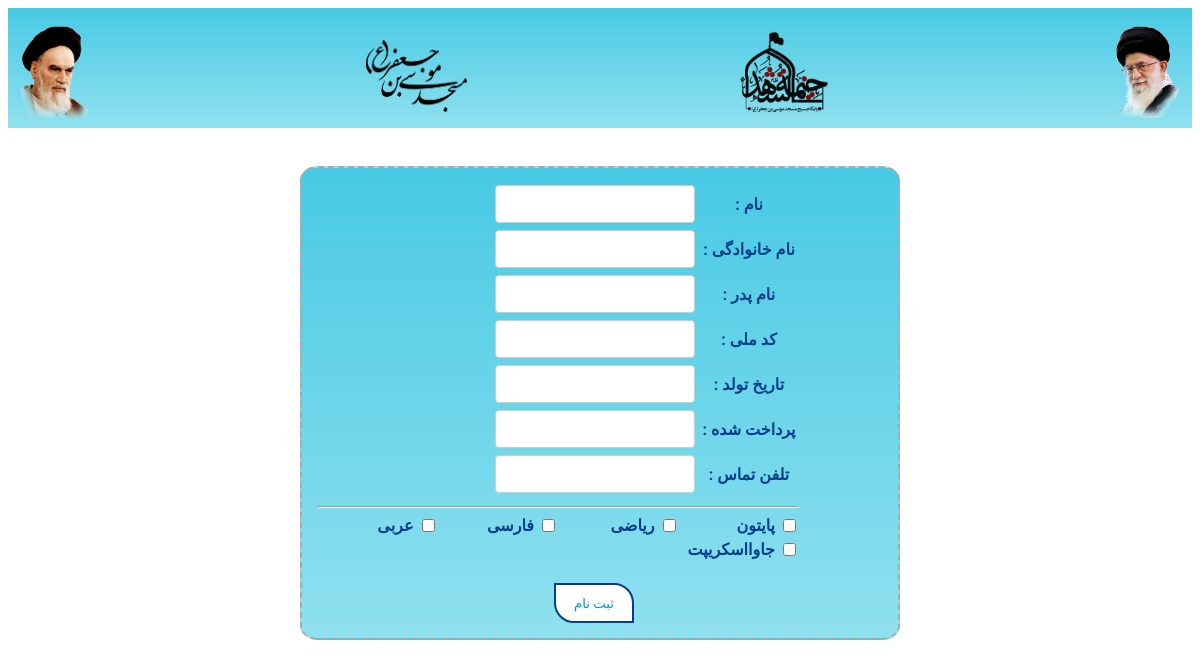
The page /register/ (signed in) on the database its author committed.
### Register/models.py (models this page shows, shortened)
class Class(models.Model):
    class_name = models.CharField(max_length=100, verbose_name="نام کلاس")
    class_cost = models.IntegerField(blank=True, null=True, default=0, verbose_name="هزینه کلاس")
    is_deleted = models.BooleanField(default=False, verbose_name="حذف شده")

### Register/views.py (the view, shortened to what this page needs)
# urls.py: path('register/', register_class, name='register_class_name'),  # مسیر ثبت نام
def register_class(request):
    if not request.user.is_authenticated:
        return redirect('login')
    if request.method == 'GET':
        classes = Class.objects.filter()
        return render(request, 'Register/register.html', context={"classes": classes})

### Register/templates/Register/register.html (shortened to what this page needs)
{% load static %}
<!DOCTYPE html>
<html lang="fa" dir="rtl">
<head>
    <link rel="stylesheet" href="https://cdn.jsdelivr.net/npm/persian-datepicker/dist/css/persian-datepicker.min.css"/>
    <link rel="stylesheet" href="{% static 'css/main.css' %}">
</head>
<body>
<header>
    <div class="div-blue">
        <img class="khomeini" src="{% static 'img/emam2.png' %}"
             onclick="redirectToPage('{% url 'list_classes_view_name' %}')">
        <img class="agha" src="{% static 'img/agha1.png' %}"
             onclick="redirectToPage('{% url 'create_class_view_name' %}')">
        <img class="logo_h" src="{% static 'img/logo_h.png' %}"
             onclick="redirectToPage('{% url 'list' %}')">
        <img class="masjed_logo" src="{% static 'img/masjed_logo.png' %}"
             onclick="redirectToPage('{% url 'register_class_name' %}')">
    </div>
</header>
<br>
<br>
<div class="form_register">
    <div class="form_kadr">
        <form id="registration-form" method="post" action="{% url 'register_class_name' %}">
            <label for="name">نام : </label>
            <input autocomplete="off" id="name" type="text" name="first_name" value="{{ first_name }}"><br>
            <label for="last_name">نام خانوادگی : </label>
            <input autocomplete="off" id="last_name" type="text" name="last_name" value="{{ last_name }}"><br>
            <label for="father_name">نام پدر : </label>
            <input autocomplete="off" id="father_name" type="text" name="father_name" value="{{ father_name }}"><br>
            <label for="national_code">کد ملی : </label>
            <input autocomplete="off" id="national_code" type="text" name="national_code"
                   value="{{ national_code }}"><br>
            <label for="birth_date">تاریخ تولد : </label>
            <input autocomplete="off" type="text" class="form-control" name="birth_date" id="birth_date"
                   value="{{ birth_date }}"><br>
            <label for="payment_amount">پرداخت شده : </label>
            <input autocomplete="off" id="payment_amount" type="text" name="payment_amount"
                   value="{{ payment_amount }}"><br>
            <label for="contact_number">تلفن تماس : </label>
            <input autocomplete="off" id="contact_number" type="text" name="contact_number"
                   value="{{ contact_number }}"><br>
            <hr>
            <div id="class_list" class="checkbox-list" style="display: flex;justify-content:space-between ;">
                {% for class in classes %}
                    <label style="display: flex; justify-content: flex-start; gap: 0.25rem">
                        <input type="checkbox" name="classes" value="{{ class.id }}"
                               {% if class.id|stringformat:"s" in classes_ids %}checked{% endif %}> {{ class.class_name }}
                    </label><br>
                {% endfor %}
            </div>
            <br>
            <button style="margin-right: 165px" class="btn-test" type="submit">ثبت نام</button>
        </form>
    </div>
</div>
</body>
</html>

### static/css/main.css (style rules this page uses)
html { width: auto; height: auto; }
* { color: #023e8a; font-family: 'Roboto', sans-serif; }
.div-blue { height: 15vh; background-image: linear-gradient(to bottom, #48cae4, #90e0ef); margin: 0; padding: 0; box-sizing: border-box; display: flex; justify-content: space-between; align-items: center; }
.khomeini { max-width: 100%; height: auto; max-height: 77%; padding-top: 1vh; order: 3; }
.agha { max-width: 100%; height: auto; max-height: 77%; padding-top: 1vh; order: 1; }
.masjed_logo { max-width: 100%; height: auto; max-height: 60%; padding-top: 2vh; order: 2; }
.logo_h { max-width: 100%; height: auto; max-height: 85%; padding-top: 2vh; order: 2; }
.form_register { width: 600px; height: auto; margin: auto; border: 2px dashed darkgrey; border-radius: 3%; background-image: linear-gradient(to bottom, #48cae4, #90e0ef); display: flex; flex-direction: column; padding: 5px; box-sizing: border-box; }
.form_kadr { padding: 10px; display: flex; flex-direction: column; margin-right: 84px; box-sizing: border-box; }
label { margin-left: auto; font-weight: bold; margin-bottom: 5px; text-align: center; color: #023e8a; }
input[type="text"] { width: 100%; padding: 8px; border: 1px solid #ccc; border-radius: 4px; box-sizing: border-box; font-size: 17px; margin-top: 2px; color: #03045e; }
button[type="submit"] { border: 2px solid #023e8a; background-color: white; color: #0096c7; width: 80px; height: 40px; text-decoration: none; padding: 4px 8px; box-sizing: border-box; border-top-right-radius: 20px; border-bottom-left-radius: 20px; }
.checkbox-list { display: flex; flex-wrap: wrap; }
.checkbox-list label { flex-basis: 25%; }
.btn-test { transition: all 1s; }
a, button { transition: all 1s; }

### Register/templates/Register/register.html (style rules this page uses)
.form_register label { display: inline-block; width: 100px; margin-bottom: 5px; }
.form_register input[type="text"] { width: 200px; margin-bottom: 5px; }

### rows shown on the page
Class: class_name "پایتون"
Class: class_name "ریاضی"
Class: class_name "فارسی"
Class: class_name "عربی"
Class: class_name "جاوااسکریپت"
